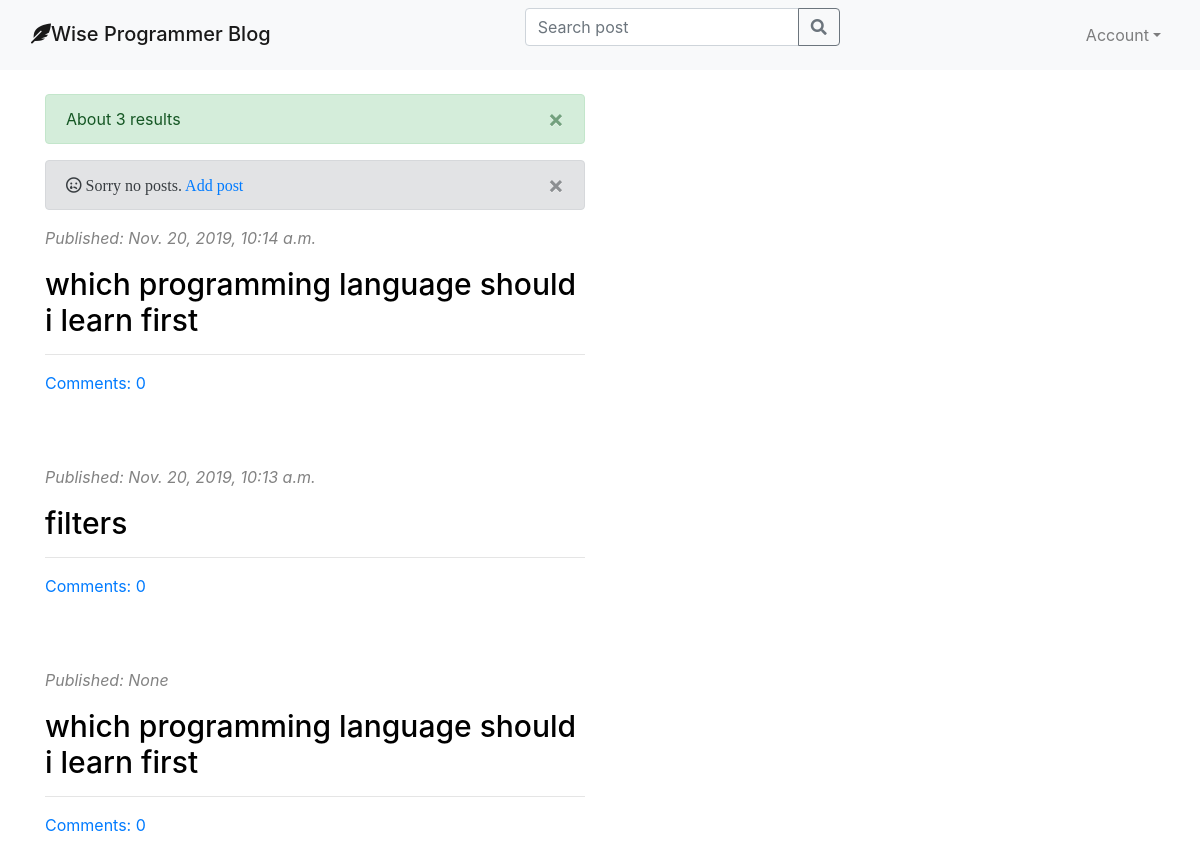
Screenshot of /post/search/ with the database file from the repository.
### blog/models.py (models this page shows, shortened)
class Post(models.Model):
    author = models.ForeignKey('auth.User', on_delete=models.CASCADE)
    title = models.CharField(max_length=10000)
    text = models.TextField()
    created_date = models.DateTimeField(default=timezone.now)
    published_date = models.DateTimeField(blank=True, null=True)
    edited_date = models.DateTimeField(blank=True, null=True)
    def approved_comments(self):
        return self.comments.filter(approved=True)
    def __str__(self):
        return self.title

### blog/views.py (the view)
# urls.py: path('post/search/', views.search, name='search'),
def search(request):
    user_query = str(request.GET.get('query', ''))
    search_result = Post.objects.filter(
        title__contains=user_query).order_by('-published_date')
    print(search_result)
    if search_result.count() == 0:
        posts = Post.objects.filter(
            published_date__lte=timezone.now()).order_by('-published_date')
        stuff_for_frontend = {'posts': posts}
        messages.warning(request, 'Results containing ' +
                         user_query + ' Not found, Sorry!')
        return render(request, 'blog/post_list.html', stuff_for_frontend)
    else:
        stuff_for_frontend = {'search_result': search_result}
        post_found = str(search_result.count())
        messages.success(request, 'About '+post_found+' results ')
        return render(request, 'blog/post_list.html', stuff_for_frontend)

### blog/templatetags/markdownify.py (called while the page is built)
@register.filter
def markdown(value):
    renderer = HighlightRenderer()
    markdown = mistune.Markdown(renderer=renderer)
    return markdown(value)

### blog/templates/blog/post_list.html (shortened to what this page needs)
{% extends 'blog/base.html' %} {% load markdownify %}  {% block content%}
{% if posts%}
{% for post in posts %}
<div class="post">
  <div class="date">
    <p><em> Published: {{ post.published_date }} </em></p>
    {% if post.edited_date%}
    <p><em> Edited: {{ post.edited_date }} </em></p>
    {% endif%}
  </div>
  <h1><a href="{% url 'post_detail' pk=post.pk %}">{{ post.title }}</a></h1>
  <div>
    <p>{{ post.text |markdown | safe| truncatechars:50| linebreaksbr }}</p>
  </div>
  <hr />
  <div>
    <a href="{% url 'post_detail' pk=post.pk%}"
      >Comments: {{ post.approved_comments.count }}</a
    >
  </div>
</div>
{% endfor %}
{% else %}
<div class="" >
<div class="alert alert-secondary alert-dismissible fade show" role="alert">
  <i class="far fa-sad-tear"> Sorry no posts.
  <a href="{% url 'post_new' %}">Add post</a>
  </i>
  <button type="button" class="close" data-dismiss="alert" aria-label="Close">
    <span aria-hidden="true">&times;</span>
    </button>
</div>
{% endif %}
{% for post in search_result %}
<div class="post">
  <div class="date">
    <p><em> Published: {{ post.published_date }} </em></p>
  </div>
  <h1><a href="{% url 'post_detail' pk=post.pk %}">{{ post.title }}</a></h1>
  <hr />
  <div>
    <a href="{% url 'post_detail' pk=post.pk%}"
      >Comments: {{ post.approved_comments.count }}</a
    >
  </div>
</div>
{% endfor %} {% endblock %}

### blog/static/styles/blog.css (style rules this page uses)
h1, h2, h3, h4 { font-size: 30px; }
.date { color: #828282; }
.post { margin-bottom: 70px; }
.post h1 a { color: #000000; }

### rows the page displays
Post: published_date "Nov. 20, 2019, 10:14 a.m.", title "which programming language should i learn first", approved_comments.count "0"
Post: published_date "Nov. 20, 2019, 10:13 a.m.", title "filters", approved_comments.count "0"
Post: published_date "None", title "which programming language should i learn first", approved_comments.count "0"

### other values shown
{{ message }} "About 3 results"
